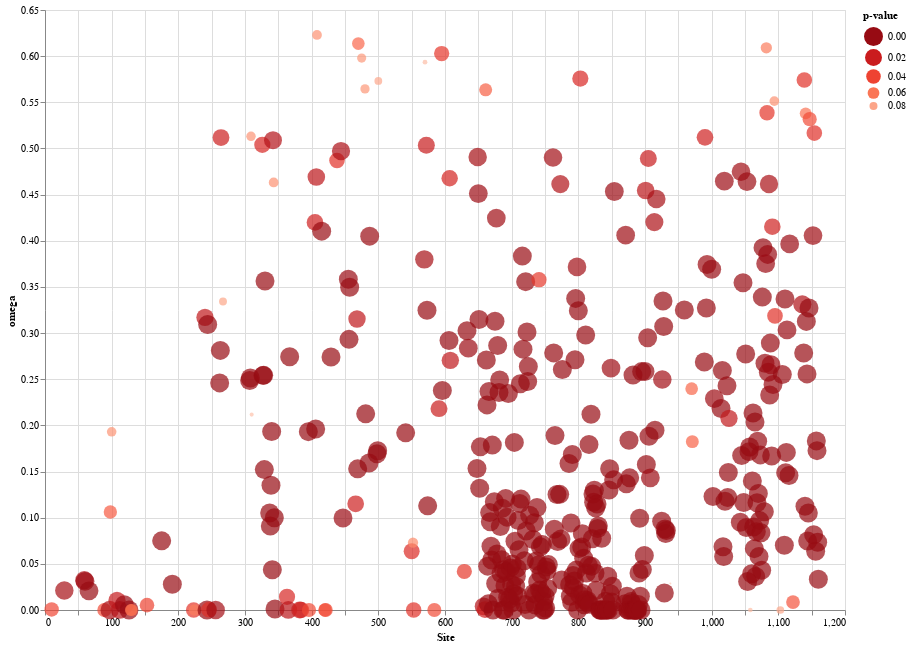

Source (notebook cell):
### Code cell
import numpy as np
source = negative_sites

line = alt.Chart(source).mark_circle().encode(
    x='Site',
    y='omega',
    color=alt.Color('p-value', scale=alt.Scale(scheme='reds', reverse=True)),
    size=alt.Size('p-value', scale=alt.Scale(reverse=True))
    
).properties(
    width=800,
    height=600)

line

### Figure 1 — Vega-Lite specification as saved in the notebook (floating-point values rounded to 4 significant figures; data arrays with more than 128 entries replaced by an {"elided": "..."} marker saying what was removed)
{"config": {"view": {"continuousWidth": 400, "continuousHeight": 300}}, "data": {"name": "data-061922254a96b936dfc93b7fcd33c63e"}, "mark": "circle", "encoding": {"color": {"type": "quantitative", "field": "p-value", "scale": {"reverse": true, "scheme": "reds"}}, "size": {"type": "quantitative", "field": "p-value", "scale": {"reverse": true}}, "x": {"type": "quantitative", "field": "Site"}, "y": {"type": "quantitative", "field": "omega"}}, "height": 600, "width": 800, "$schema": "https://vega.github.io/schema/vega-lite/v4.8.1.json", "datasets": {"data-061922254a96b936dfc93b7fcd33c63e": {"elided": "411 records"}}}
